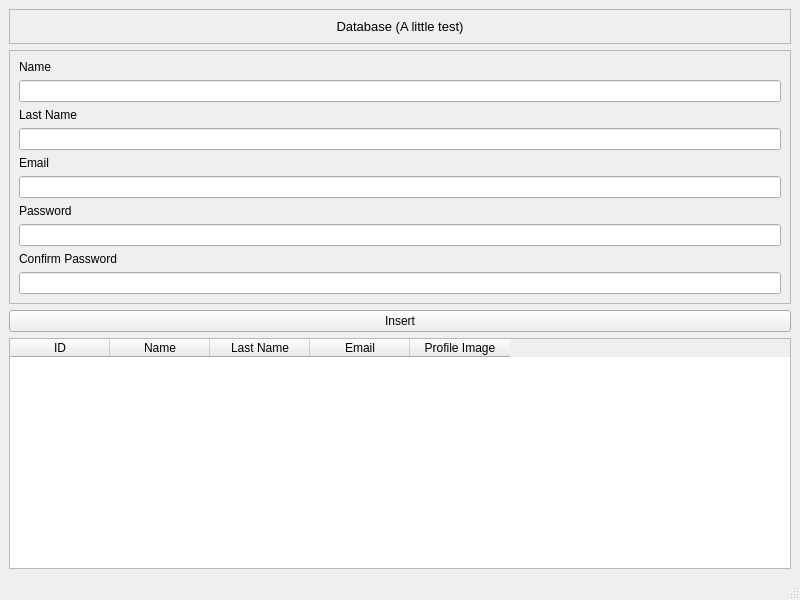
<?xml version="1.0" encoding="UTF-8"?>
<ui version="4.0">
 <class>MainWindow</class>
 <widget class="QMainWindow" name="MainWindow">
  <property name="geometry">
   <rect>
    <x>0</x>
    <y>0</y>
    <width>800</width>
    <height>600</height>
   </rect>
  </property>
  <property name="windowTitle">
   <string>MainWindow</string>
  </property>
  <widget class="QWidget" name="centralwidget">
   <layout class="QVBoxLayout" name="verticalLayout">
    <item>
     <widget class="QFrame" name="frame_2">
      <property name="frameShape">
       <enum>QFrame::StyledPanel</enum>
      </property>
      <property name="frameShadow">
       <enum>QFrame::Raised</enum>
      </property>
      <layout class="QHBoxLayout" name="horizontalLayout">
       <item>
        <widget class="QLabel" name="label_6">
         <property name="font">
          <font>
           <pointsize>10</pointsize>
          </font>
         </property>
         <property name="text">
          <string>Database (A little test)</string>
         </property>
         <property name="alignment">
          <set>Qt::AlignCenter</set>
         </property>
        </widget>
       </item>
      </layout>
     </widget>
    </item>
    <item>
     <widget class="QFrame" name="frame">
      <property name="frameShape">
       <enum>QFrame::StyledPanel</enum>
      </property>
      <property name="frameShadow">
       <enum>QFrame::Raised</enum>
      </property>
      <layout class="QVBoxLayout" name="verticalLayout_2">
       <item>
        <widget class="QLabel" name="label">
         <property name="text">
          <string>Name</string>
         </property>
        </widget>
       </item>
       <item>
        <widget class="QLineEdit" name="txt_Name"/>
       </item>
       <item>
        <widget class="QLabel" name="label_2">
         <property name="text">
          <string>Last Name</string>
         </property>
        </widget>
       </item>
       <item>
        <widget class="QLineEdit" name="txt_Last_Name"/>
       </item>
       <item>
        <widget class="QLabel" name="label_3">
         <property name="text">
          <string>Email</string>
         </property>
        </widget>
       </item>
       <item>
        <widget class="QLineEdit" name="txt_Email"/>
       </item>
       <item>
        <widget class="QLabel" name="label_4">
         <property name="text">
          <string>Password</string>
         </property>
        </widget>
       </item>
       <item>
        <widget class="QLineEdit" name="txt_Password">
         <property name="echoMode">
          <enum>QLineEdit::Password</enum>
         </property>
        </widget>
       </item>
       <item>
        <widget class="QLabel" name="label_5">
         <property name="text">
          <string>Confirm Password</string>
         </property>
        </widget>
       </item>
       <item>
        <widget class="QLineEdit" name="txt_Confirm_Password">
         <property name="echoMode">
          <enum>QLineEdit::Password</enum>
         </property>
        </widget>
       </item>
      </layout>
     </widget>
    </item>
    <item>
     <widget class="QPushButton" name="btn_Insert">
      <property name="text">
       <string>Insert</string>
      </property>
     </widget>
    </item>
    <item>
     <widget class="QTableWidget" name="tableWidget">
      <column>
       <property name="text">
        <string>ID</string>
       </property>
      </column>
      <column>
       <property name="text">
        <string>Name</string>
       </property>
      </column>
      <column>
       <property name="text">
        <string>Last Name</string>
       </property>
      </column>
      <column>
       <property name="text">
        <string>Email</string>
       </property>
      </column>
      <column>
       <property name="text">
        <string>Profile Image</string>
       </property>
      </column>
     </widget>
    </item>
   </layout>
  </widget>
  <widget class="QMenuBar" name="menubar">
   <property name="geometry">
    <rect>
     <x>0</x>
     <y>0</y>
     <width>800</width>
     <height>26</height>
    </rect>
   </property>
  </widget>
  <widget class="QStatusBar" name="statusbar"/>
 </widget>
 <resources/>
 <connections/>
</ui>
